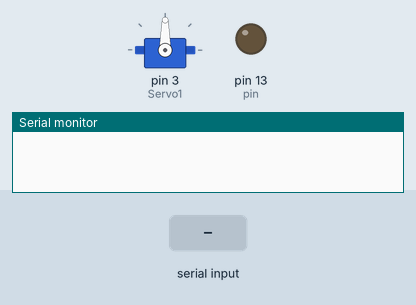
A sketch run on a simulated Arduino Uno, built with avr-gcc and run on an emulated ATmega328P. Shown: servo, output pins drawn as LEDs (lit = HIGH), the last lines printed to the serial monitor. The inputs (shaded band) are chosen by the test bench.

Above: at 1.2 s.
1.3 s: "1" received over Serial
At 2.8 s:
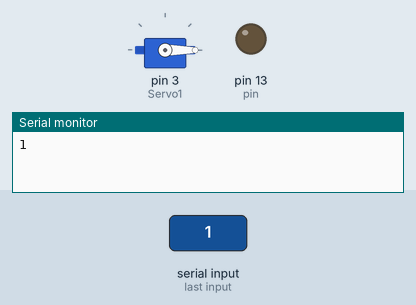
Timing chart, 0 to 4.3 s (numbered marks = the images above; inputs shaded):
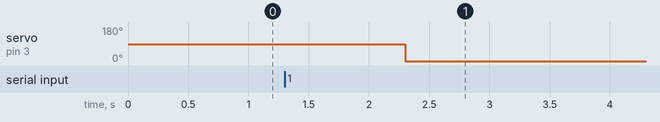

Measured:
- after the input at 1.3 s, servo on pin 3 (Servo1): 90° → 0° after 1.0 s

The sketch:

servo_serial_move.ino
```cpp
#include <Servo.h>

int servoPin = 3;

Servo Servo1;
int angle = 0;
int incomingByte = 0;

char serialData;
int pin=13;

void setup()
{
  Servo1.attach(3);
  Serial.begin(9600);

  pinMode(pin, OUTPUT);
}
void loop()
{
  //servo_test.write(180);

   if (Serial.available() > 0) {
                // read the incoming byte:
                if(Serial.available() > 0) {
                  serialData = Serial.read();
                  Serial.print(serialData);
                }

                if (serialData == '1') {
                  // Make servo go to 90 degrees
                    Servo1.write(90);
                    delay(1000);
                    Servo1.write(0);
                    delay(1000);
                    Serial.write("Terminate");
                    }
                else if(serialData == '0') {

                }
        }
}
```
